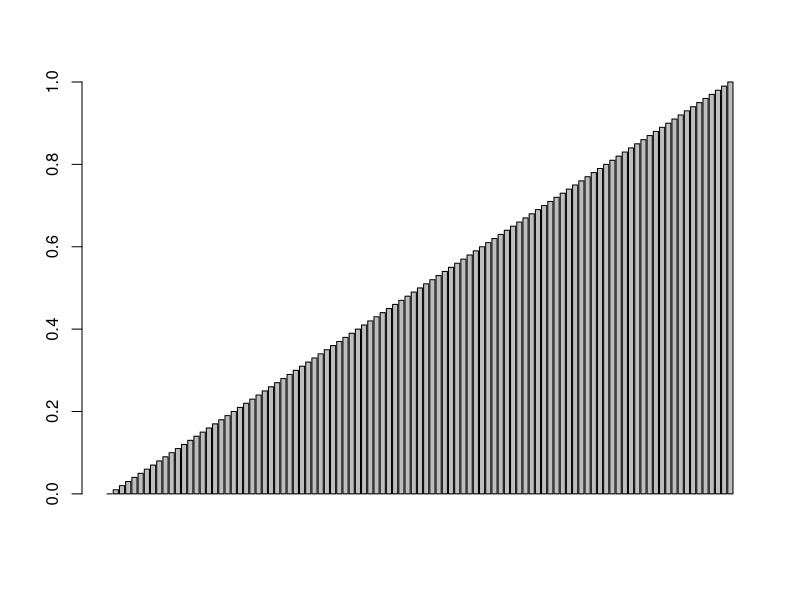
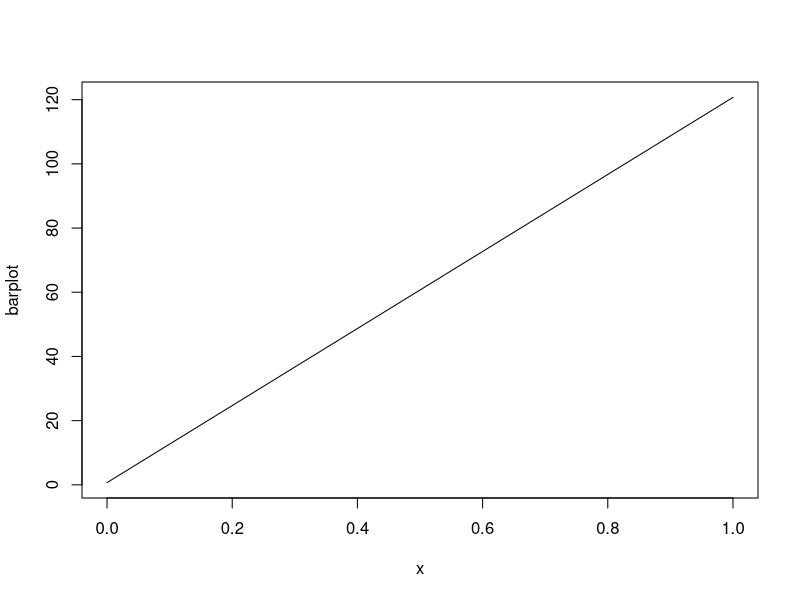

R code for these plots, in order:
## ---- chunk 1
knitr::opts_chunk$set(echo = TRUE)
## ---- chunk 2
summary(cars)
## ---- chunk 3
plot(barplot)
